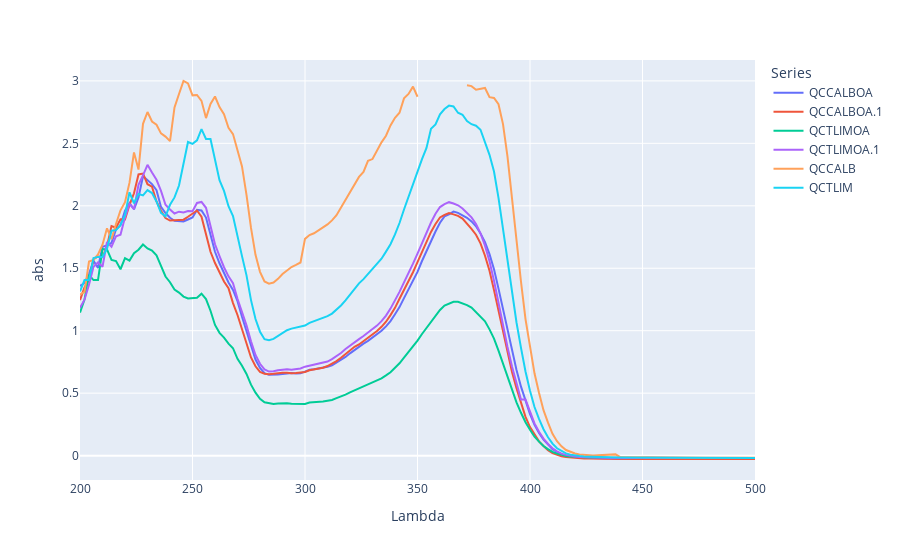

The notebook cell saved with this chart:
### Markdown cell above
### ***1 hora 200 rpm 50 °C***

### Code cell
import pandas as pd
import plotly.express as px
import os

# Define the file path for different operating systems
file_path = r'D:/OneDog/OneDrive/IrohLabs/JOE/JoeVV/df/1hCALBconcentrada.csv'

# Adjust file path for Unix-like systems (Linux, macOS) if necessary
if os.name != 'nt':  # 'nt' is the name for Windows systems
    file_path = file_path.replace('D:', '/mnt/d').replace('\\', '/')

# Load the data
df = pd.read_csv(file_path)

# Melt the DataFrame to long format
df_melted = df.melt(id_vars=['Lambda'], var_name='Series', value_name='abs')

# Create the line plot
fig = px.line(df_melted, x='Lambda', y='abs', color='Series')

# Show the plot
fig.show()

### Figure 1 — Plotly figure (JSON) as saved in the notebook; plotly's stock layout.template omitted (floating-point values rounded to 4 significant figures; data arrays with more than 128 entries replaced by an {"elided": "..."} marker saying what was removed)
{"data": [{"hovertemplate": "Series=QCCALBOA<br>Lambda=%{x}<br>abs=%{y}<extra></extra>", "legendgroup": "QCCALBOA", "line": {"color": "#636efa", "dash": "solid"}, "marker": {"symbol": "circle"}, "mode": "lines", "name": "QCCALBOA", "orientation": "v", "showlegend": true, "type": "scatter", "x": {"elided": "151 int values"}, "xaxis": "x", "y": {"elided": "151 float values"}, "yaxis": "y"}, {"hovertemplate": "Series=QCCALBOA.1<br>Lambda=%{x}<br>abs=%{y}<extra></extra>", "legendgroup": "QCCALBOA.1", "line": {"color": "#EF553B", "dash": "solid"}, "marker": {"symbol": "circle"}, "mode": "lines", "name": "QCCALBOA.1", "orientation": "v", "showlegend": true, "type": "scatter", "x": {"elided": "151 int values"}, "xaxis": "x", "y": {"elided": "151 float values"}, "yaxis": "y"}, {"hovertemplate": "Series=QCTLIMOA<br>Lambda=%{x}<br>abs=%{y}<extra></extra>", "legendgroup": "QCTLIMOA", "line": {"color": "#00cc96", "dash": "solid"}, "marker": {"symbol": "circle"}, "mode": "lines", "name": "QCTLIMOA", "orientation": "v", "showlegend": true, "type": "scatter", "x": {"elided": "151 int values"}, "xaxis": "x", "y": {"elided": "151 float values"}, "yaxis": "y"}, {"hovertemplate": "Series=QCTLIMOA.1<br>Lambda=%{x}<br>abs=%{y}<extra></extra>", "legendgroup": "QCTLIMOA.1", "line": {"color": "#ab63fa", "dash": "solid"}, "marker": {"symbol": "circle"}, "mode": "lines", "name": "QCTLIMOA.1", "orientation": "v", "showlegend": true, "type": "scatter", "x": {"elided": "151 int values"}, "xaxis": "x", "y": {"elided": "151 float values"}, "yaxis": "y"}, {"hovertemplate": "Series=QCCALB<br>Lambda=%{x}<br>abs=%{y}<extra></extra>", "legendgroup": "QCCALB", "line": {"color": "#FFA15A", "dash": "solid"}, "marker": {"symbol": "circle"}, "mode": "lines", "name": "QCCALB", "orientation": "v", "showlegend": true, "type": "scatter", "x": {"elided": "151 int values"}, "xaxis": "x", "y": {"elided": "151 float values"}, "yaxis": "y"}, {"hovertemplate": "Series=QCTLIM<br>Lambda=%{x}<br>abs=%{y}<extra></extra>", "legendgroup": "QCTLIM", "line": {"color": "#19d3f3", "dash": "solid"}, "marker": {"symbol": "circle"}, "mode": "lines", "name": "QCTLIM", "orientation": "v", "showlegend": true, "type": "scatter", "x": {"elided": "151 int values"}, "xaxis": "x", "y": {"elided": "151 float values"}, "yaxis": "y"}], "layout": {"autosize": true, "legend": {"title": {"text": "Series"}, "tracegroupgap": 0}, "margin": {"t": 60}, "xaxis": {"anchor": "y", "autorange": true, "domain": [0, 1], "range": [200, 500], "title": {"text": "Lambda"}, "type": "linear"}, "yaxis": {"anchor": "x", "autorange": true, "domain": [0, 1], "range": [-0.1951, 3.167], "title": {"text": "abs"}, "type": "linear"}}}
